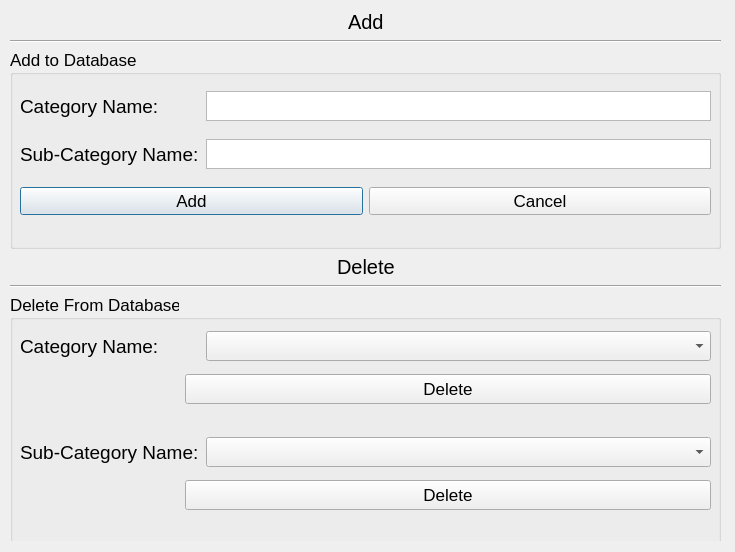
<?xml version="1.0" encoding="UTF-8"?>
<ui version="4.0">
 <class>new_category</class>
 <widget class="QDialog" name="new_category">
  <property name="geometry">
   <rect>
    <x>0</x>
    <y>0</y>
    <width>735</width>
    <height>552</height>
   </rect>
  </property>
  <property name="windowTitle">
   <string>Manage Categories</string>
  </property>
  <widget class="QWidget" name="verticalLayoutWidget_4">
   <property name="geometry">
    <rect>
     <x>10</x>
     <y>10</y>
     <width>711</width>
     <height>531</height>
    </rect>
   </property>
   <layout class="QVBoxLayout" name="verticalLayout_4">
    <item>
     <layout class="QHBoxLayout" name="horizontalLayout_16">
      <item>
       <spacer name="horizontalSpacer_13">
        <property name="orientation">
         <enum>Qt::Horizontal</enum>
        </property>
        <property name="sizeHint" stdset="0">
         <size>
          <width>40</width>
          <height>20</height>
         </size>
        </property>
       </spacer>
      </item>
      <item>
       <widget class="QLabel" name="label_11">
        <property name="font">
         <font>
          <pointsize>15</pointsize>
         </font>
        </property>
        <property name="text">
         <string>Add</string>
        </property>
       </widget>
      </item>
      <item>
       <spacer name="horizontalSpacer_14">
        <property name="orientation">
         <enum>Qt::Horizontal</enum>
        </property>
        <property name="sizeHint" stdset="0">
         <size>
          <width>40</width>
          <height>20</height>
         </size>
        </property>
       </spacer>
      </item>
     </layout>
    </item>
    <item>
     <widget class="Line" name="line_3">
      <property name="orientation">
       <enum>Qt::Horizontal</enum>
      </property>
     </widget>
    </item>
    <item>
     <widget class="QGroupBox" name="groupBox_3">
      <property name="sizePolicy">
       <sizepolicy hsizetype="Preferred" vsizetype="Fixed">
        <horstretch>0</horstretch>
        <verstretch>0</verstretch>
       </sizepolicy>
      </property>
      <property name="minimumSize">
       <size>
        <width>0</width>
        <height>200</height>
       </size>
      </property>
      <property name="maximumSize">
       <size>
        <width>16777215</width>
        <height>200</height>
       </size>
      </property>
      <property name="font">
       <font>
        <pointsize>13</pointsize>
       </font>
      </property>
      <property name="title">
       <string>Add to Database</string>
      </property>
      <widget class="QWidget" name="verticalLayoutWidget_2">
       <property name="geometry">
        <rect>
         <x>10</x>
         <y>30</y>
         <width>691</width>
         <height>150</height>
        </rect>
       </property>
       <layout class="QVBoxLayout" name="verticalLayout_2">
        <item>
         <layout class="QHBoxLayout" name="horizontalLayout_4">
          <item>
           <widget class="QLabel" name="label_3">
            <property name="sizePolicy">
             <sizepolicy hsizetype="Fixed" vsizetype="Preferred">
              <horstretch>0</horstretch>
              <verstretch>0</verstretch>
             </sizepolicy>
            </property>
            <property name="minimumSize">
             <size>
              <width>180</width>
              <height>0</height>
             </size>
            </property>
            <property name="maximumSize">
             <size>
              <width>110</width>
              <height>16777215</height>
             </size>
            </property>
            <property name="font">
             <font>
              <pointsize>14</pointsize>
             </font>
            </property>
            <property name="text">
             <string>Category Name:</string>
            </property>
           </widget>
          </item>
          <item>
           <widget class="QPlainTextEdit" name="plainTextEdit_3">
            <property name="sizePolicy">
             <sizepolicy hsizetype="Expanding" vsizetype="Fixed">
              <horstretch>0</horstretch>
              <verstretch>30</verstretch>
             </sizepolicy>
            </property>
            <property name="minimumSize">
             <size>
              <width>0</width>
              <height>30</height>
             </size>
            </property>
            <property name="maximumSize">
             <size>
              <width>16777215</width>
              <height>30</height>
             </size>
            </property>
            <property name="verticalScrollBarPolicy">
             <enum>Qt::ScrollBarAlwaysOff</enum>
            </property>
            <property name="horizontalScrollBarPolicy">
             <enum>Qt::ScrollBarAlwaysOff</enum>
            </property>
           </widget>
          </item>
         </layout>
        </item>
        <item>
         <layout class="QHBoxLayout" name="horizontalLayout_5">
          <item>
           <widget class="QLabel" name="label_4">
            <property name="sizePolicy">
             <sizepolicy hsizetype="Fixed" vsizetype="Preferred">
              <horstretch>0</horstretch>
              <verstretch>0</verstretch>
             </sizepolicy>
            </property>
            <property name="minimumSize">
             <size>
              <width>180</width>
              <height>0</height>
             </size>
            </property>
            <property name="maximumSize">
             <size>
              <width>110</width>
              <height>16777215</height>
             </size>
            </property>
            <property name="font">
             <font>
              <pointsize>14</pointsize>
             </font>
            </property>
            <property name="text">
             <string>Sub-Category Name:</string>
            </property>
           </widget>
          </item>
          <item>
           <widget class="QPlainTextEdit" name="plainTextEdit_4">
            <property name="sizePolicy">
             <sizepolicy hsizetype="Expanding" vsizetype="Fixed">
              <horstretch>0</horstretch>
              <verstretch>0</verstretch>
             </sizepolicy>
            </property>
            <property name="minimumSize">
             <size>
              <width>0</width>
              <height>30</height>
             </size>
            </property>
            <property name="maximumSize">
             <size>
              <width>16777215</width>
              <height>30</height>
             </size>
            </property>
            <property name="verticalScrollBarPolicy">
             <enum>Qt::ScrollBarAlwaysOff</enum>
            </property>
            <property name="horizontalScrollBarPolicy">
             <enum>Qt::ScrollBarAlwaysOff</enum>
            </property>
           </widget>
          </item>
         </layout>
        </item>
        <item>
         <layout class="QHBoxLayout" name="horizontalLayout_6">
          <item>
           <widget class="QPushButton" name="pushButton_3">
            <property name="font">
             <font>
              <pointsize>13</pointsize>
             </font>
            </property>
            <property name="text">
             <string>Add</string>
            </property>
           </widget>
          </item>
          <item>
           <widget class="QPushButton" name="pushButton_4">
            <property name="font">
             <font>
              <pointsize>13</pointsize>
             </font>
            </property>
            <property name="text">
             <string>Cancel</string>
            </property>
           </widget>
          </item>
         </layout>
        </item>
       </layout>
      </widget>
     </widget>
    </item>
    <item>
     <layout class="QHBoxLayout" name="horizontalLayout_22">
      <item>
       <spacer name="horizontalSpacer_15">
        <property name="orientation">
         <enum>Qt::Horizontal</enum>
        </property>
        <property name="sizeHint" stdset="0">
         <size>
          <width>40</width>
          <height>20</height>
         </size>
        </property>
       </spacer>
      </item>
      <item>
       <widget class="QLabel" name="label_16">
        <property name="font">
         <font>
          <pointsize>15</pointsize>
         </font>
        </property>
        <property name="text">
         <string>Delete</string>
        </property>
       </widget>
      </item>
      <item>
       <spacer name="horizontalSpacer_16">
        <property name="orientation">
         <enum>Qt::Horizontal</enum>
        </property>
        <property name="sizeHint" stdset="0">
         <size>
          <width>40</width>
          <height>20</height>
         </size>
        </property>
       </spacer>
      </item>
     </layout>
    </item>
    <item>
     <widget class="Line" name="line_4">
      <property name="orientation">
       <enum>Qt::Horizontal</enum>
      </property>
     </widget>
    </item>
    <item>
     <widget class="QGroupBox" name="groupBox_4">
      <property name="sizePolicy">
       <sizepolicy hsizetype="Preferred" vsizetype="Fixed">
        <horstretch>0</horstretch>
        <verstretch>0</verstretch>
       </sizepolicy>
      </property>
      <property name="minimumSize">
       <size>
        <width>0</width>
        <height>250</height>
       </size>
      </property>
      <property name="maximumSize">
       <size>
        <width>16777215</width>
        <height>250</height>
       </size>
      </property>
      <property name="font">
       <font>
        <pointsize>13</pointsize>
       </font>
      </property>
      <property name="title">
       <string>Delete From Database</string>
      </property>
      <widget class="QWidget" name="verticalLayoutWidget_6">
       <property name="geometry">
        <rect>
         <x>10</x>
         <y>30</y>
         <width>691</width>
         <height>194</height>
        </rect>
       </property>
       <layout class="QVBoxLayout" name="verticalLayout_6">
        <item>
         <layout class="QHBoxLayout" name="horizontalLayout_23">
          <item>
           <widget class="QLabel" name="label_17">
            <property name="minimumSize">
             <size>
              <width>180</width>
              <height>0</height>
             </size>
            </property>
            <property name="maximumSize">
             <size>
              <width>160</width>
              <height>16777215</height>
             </size>
            </property>
            <property name="font">
             <font>
              <pointsize>14</pointsize>
             </font>
            </property>
            <property name="text">
             <string>Category Name:</string>
            </property>
           </widget>
          </item>
          <item>
           <widget class="QComboBox" name="comboBox_5">
            <property name="minimumSize">
             <size>
              <width>0</width>
              <height>30</height>
             </size>
            </property>
            <property name="maximumSize">
             <size>
              <width>16777215</width>
              <height>30</height>
             </size>
            </property>
            <property name="font">
             <font>
              <pointsize>14</pointsize>
             </font>
            </property>
           </widget>
          </item>
         </layout>
        </item>
        <item>
         <layout class="QHBoxLayout" name="horizontalLayout_24">
          <item>
           <spacer name="horizontalSpacer_4">
            <property name="orientation">
             <enum>Qt::Horizontal</enum>
            </property>
            <property name="sizeType">
             <enum>QSizePolicy::Fixed</enum>
            </property>
            <property name="sizeHint" stdset="0">
             <size>
              <width>165</width>
              <height>20</height>
             </size>
            </property>
           </spacer>
          </item>
          <item>
           <widget class="QPushButton" name="pushButton_10">
            <property name="minimumSize">
             <size>
              <width>0</width>
              <height>30</height>
             </size>
            </property>
            <property name="maximumSize">
             <size>
              <width>16777215</width>
              <height>30</height>
             </size>
            </property>
            <property name="font">
             <font>
              <pointsize>13</pointsize>
             </font>
            </property>
            <property name="text">
             <string>Delete</string>
            </property>
           </widget>
          </item>
         </layout>
        </item>
        <item>
         <spacer name="verticalSpacer_4">
          <property name="orientation">
           <enum>Qt::Vertical</enum>
          </property>
          <property name="sizeType">
           <enum>QSizePolicy::Fixed</enum>
          </property>
          <property name="sizeHint" stdset="0">
           <size>
            <width>30</width>
            <height>20</height>
           </size>
          </property>
         </spacer>
        </item>
        <item>
         <layout class="QHBoxLayout" name="horizontalLayout_25">
          <item>
           <widget class="QLabel" name="label_18">
            <property name="minimumSize">
             <size>
              <width>180</width>
              <height>0</height>
             </size>
            </property>
            <property name="maximumSize">
             <size>
              <width>160</width>
              <height>16777215</height>
             </size>
            </property>
            <property name="font">
             <font>
              <pointsize>14</pointsize>
             </font>
            </property>
            <property name="text">
             <string>Sub-Category Name:</string>
            </property>
           </widget>
          </item>
          <item>
           <widget class="QComboBox" name="comboBox_6">
            <property name="minimumSize">
             <size>
              <width>0</width>
              <height>30</height>
             </size>
            </property>
            <property name="maximumSize">
             <size>
              <width>16777215</width>
              <height>30</height>
             </size>
            </property>
            <property name="font">
             <font>
              <pointsize>14</pointsize>
             </font>
            </property>
           </widget>
          </item>
         </layout>
        </item>
        <item>
         <layout class="QHBoxLayout" name="horizontalLayout_26">
          <item>
           <spacer name="horizontalSpacer_2">
            <property name="orientation">
             <enum>Qt::Horizontal</enum>
            </property>
            <property name="sizeType">
             <enum>QSizePolicy::Fixed</enum>
            </property>
            <property name="sizeHint" stdset="0">
             <size>
              <width>165</width>
              <height>20</height>
             </size>
            </property>
           </spacer>
          </item>
          <item>
           <widget class="QPushButton" name="pushButton_11">
            <property name="minimumSize">
             <size>
              <width>0</width>
              <height>30</height>
             </size>
            </property>
            <property name="maximumSize">
             <size>
              <width>16777215</width>
              <height>30</height>
             </size>
            </property>
            <property name="font">
             <font>
              <pointsize>13</pointsize>
             </font>
            </property>
            <property name="text">
             <string>Delete</string>
            </property>
           </widget>
          </item>
         </layout>
        </item>
       </layout>
      </widget>
     </widget>
    </item>
   </layout>
  </widget>
 </widget>
 <resources/>
 <connections/>
</ui>
